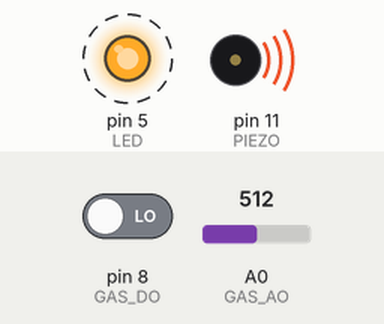
Simulated run of this sketch. Board: Arduino Uno, built with avr-gcc and run on an emulated ATmega328P. Parts: output pins drawn as LEDs (lit = HIGH), buzzer (waves = sounding, pin HIGH). Dashed ring = blinking. Inputs (shaded band) come from the test bench; at power-on: A0 (GAS_AO) = 512, pin 8 (GAS_DO) LOW. What the sketch prints to the serial monitor is not drawn.

Above: at 2.2 s.
2.3 s: A0 (GAS_AO) set to 111
4.2 s: A0 (GAS_AO) set to 95
At 5.8 s:
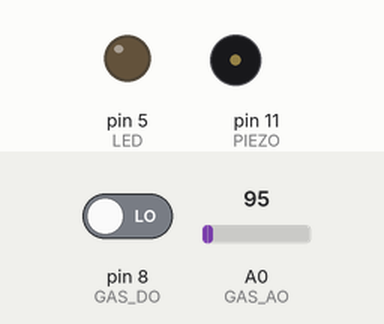
6.6 s: A0 (GAS_AO) set to 122
At 8.2 s:
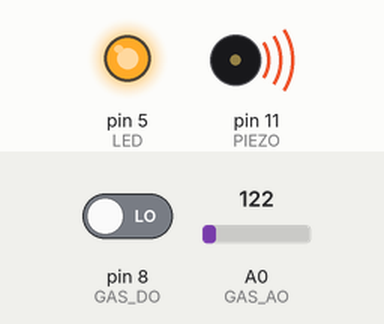
8.6 s: A0 (GAS_AO) set to 90
At 10.6 s:
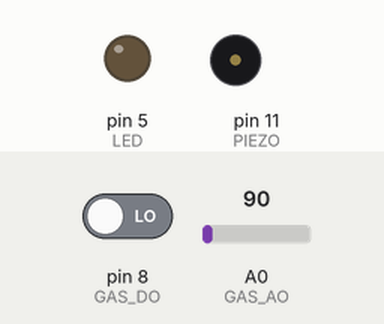
Timing chart, 0 to 11.6 s (numbered marks = the images above; inputs shaded):
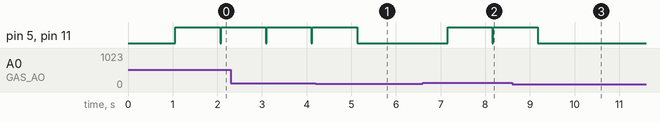

Measured:
- the behaviour switches between 101 and 100 on A0 (GAS_AO) (found by bisection; images 0 and 1)
- after the input at 4.2 s, pin 5 (LED), pin 11 (PIEZO): goes on until 5.1 s, then stays LOW
- after the input at 6.6 s, pin 5 (LED), pin 11 (PIEZO): LOW → HIGH after 0.55 s, → LOW 1.0 s later, → HIGH 0.02 s later
- after the input at 8.6 s, pin 5 (LED), pin 11 (PIEZO): goes on until 9.2 s, then stays LOW
- by itself, pin 5 (LED), pin 11 (PIEZO): alternates HIGH for 1.0 s and LOW for 0.02 s

The sketch:

08_GAS_02.ino
```cpp
#define GAS_AO A0
#define GAS_DO 8
#define LED 5
#define PIEZO 11


void setup() {
  Serial.begin(9600);
  pinMode(GAS_AO, INPUT);
  pinMode(GAS_DO, INPUT);
  Serial.println("히터 가열 시작");
  delay(1000);
  Serial.println("히터 가열 종료 동작 시작");

  pinMode(5, OUTPUT);
  pinMode(11,OUTPUT);
}

void loop() {
  float sensorValue = analogRead(GAS_AO);
  int sensorDValue = digitalRead(GAS_DO);
  digitalWrite(LED,LOW);
  digitalWrite(PIEZO,LOW);

  Serial.print("아날로그 센서 입력:");
  Serial.println(sensorValue);

  Serial.print("|");
  Serial.print("디지털 센서 입력:");
  Serial.println(sensorDValue);

  if(sensorValue > 100) {
    Serial.println("|");
    Serial.println("!! 연기 감지 !!");
    digitalWrite(LED, HIGH);
    digitalWrite(PIEZO, HIGH);
  }

  delay(1000);
}
```
